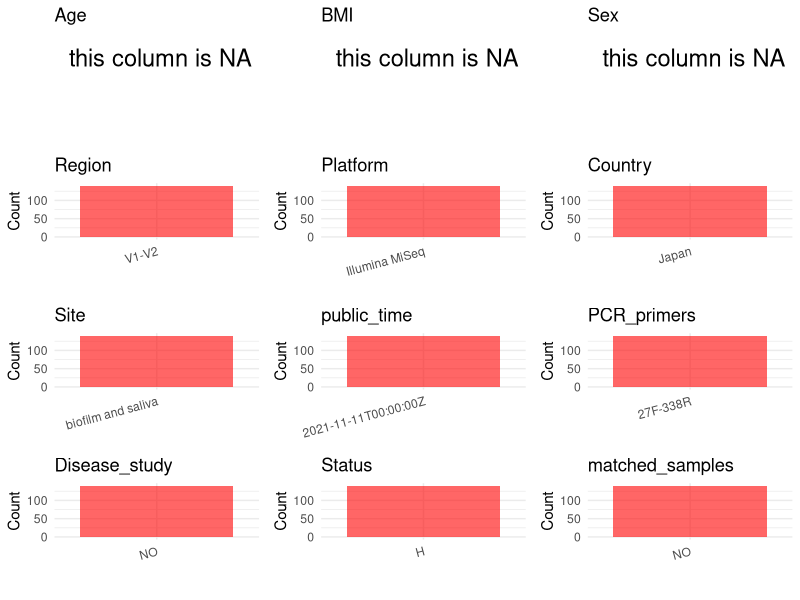

This chart was generated by the following R code: (Note: this script raises an error after producing the figure.)
## ---- chunk 1
# Load necessary libraries
library(dplyr)
library(ggplot2)
library(cowplot)
library(stringr)

# Set working directory (update this path to your local directory)
setwd("/home/hby/oral_project/PRJDB11559")

# Read the initial metadata files
initial_meta <- read.csv("SraRunTable.csv", header = T)

# Combine the two metadata files
# meta <- rbind(initial_meta, initial_meta1)

# Remove entries non-oral samples
# initial_meta <- subset(initial_meta,isolate %in% c("saliva","tongue coat"))

# Check the number of samples containing "HT" in Sample.Name (e.g., healthy controls)
# nrow(subset(meta, grepl("HT", Sample.Name)))

# Display the first few rows of the metadata
head(initial_meta)
## ---- chunk 2
# Create a uniform metadata dataframe
metadata <- data.frame(
  BioProject = initial_meta$BioProject,
  Run = initial_meta$Run,
  sample_name = initial_meta$sample_name,
  Platform = initial_meta$Instrument,
  Country = initial_meta$geo_loc_name_country,
  public_time = initial_meta$ReleaseDate,
  Sex = NA,
  Age = NA,
  BMI = NA
)
## ---- chunk 3
# Add information obtained from the publication
metadata$Status <- "H"
metadata$Site <- "biofilm and saliva"
metadata$Region <- "V1-V2"
metadata$PCR_primers <- "27F-338R"
metadata$title <- "Impact of sleep on the microbiome of oral biofilms"
metadata$Disease_study <- "NO"
metadata$matched_samples <- "NO"
## ---- chunk 4
# Check the number of unique runs and sample names
print(paste("Number of unique runs:", length(unique(metadata$Run))))
print(paste("Number of unique sample names:", length(unique(metadata$sample_name))))
## ---- chunk 5
# Select columns for visualization
plot_data <- metadata %>%
  select(-BioProject, -Run, -sample_name, -title)

# Function to create simple plots for each column
create_simple_plots <- function(data) {
  plots <- list()

  for (col in colnames(data)) {
    # Check if the column is all NA
    if (all(is.na(data[[col]]))) {
      # Create an empty plot with text indicating all NA
      p <- ggplot() +
        annotate("text", x = 0.5, y = 0.5, label = "this column is NA", size = 6) +
        labs(title = col) +
        theme_void()
    } else if (is.numeric(data[[col]])) {
      # Numeric variable: histogram
      p <- ggplot(data, aes(x = .data[[col]])) +
        geom_histogram(fill = "blue", alpha = 0.6, bins = 20, na.rm = TRUE) +
        labs(title = col) +
        theme_minimal()
    } else {
      # Categorical variable: bar plot (remove NA values)
      count_data <- as.data.frame(table(data[[col]], useNA = "ifany"))
      p <- ggplot(count_data, aes(x = reorder(Var1, -Freq), y = Freq)) +
        geom_col(fill = "red", alpha = 0.6) +
        labs(title = col, x = NULL, y = "Count") +
        theme_minimal() +
        theme(axis.text.x = element_text(angle = 15, hjust = 1))
    }
    plots[[col]] <- p
  }

  return(plots)
}

# Generate and arrange plots
plots <- create_simple_plots(plot_data)
p <- plot_grid(plots$Age,
  plots$BMI,
  plots$Sex,
  plots$Region,
  plots$Platform,
  plots$Country,
  plots$Site,
  plots$public_time,
  plots$PCR_primers,
  plots$Disease_study,
  plots$Status,
  plots$matched_samples, # add
  ncol = 3, align = "hv", axis = "lb"
)
ggsave("Metadata_Summary.png", plot = p, width = 8, height = 6, dpi = 150)
## ---- chunk 6
knitr::include_graphics("Metadata_Summary.png")
## ---- chunk 7
# Reorder columns to match the desired format
metadata <- metadata[, c(
  "BioProject", "Run", "sample_name", "Age", "BMI", "Sex",
  "Region", "Platform", "Country", "Site", "public_time",
  "PCR_primers", "title", "Disease_study", "Status", "matched_samples"
)]

# Export the uniform metadata to a CSV file
write.csv(metadata, file = "metadata.csv", quote = FALSE)
head(metadata)
